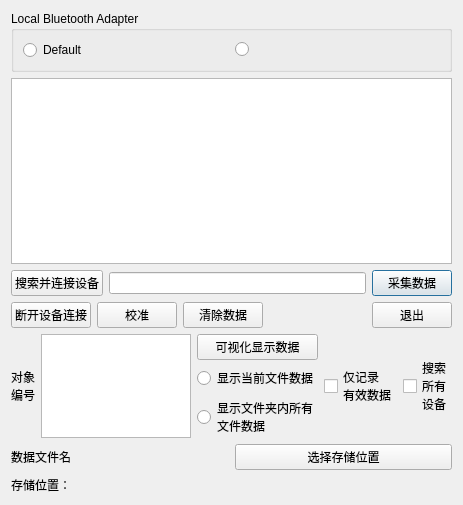
<?xml version="1.0" encoding="UTF-8"?>
<ui version="4.0">
 <class>Chat</class>
 <widget class="QDialog" name="Chat">
  <property name="geometry">
   <rect>
    <x>0</x>
    <y>0</y>
    <width>463</width>
    <height>505</height>
   </rect>
  </property>
  <property name="windowTitle">
   <string>Bluetooth Chat</string>
  </property>
  <layout class="QGridLayout" name="gridLayout">
   <item row="0" column="0">
    <layout class="QVBoxLayout" name="verticalLayout_4" stretch="15,3,1,1,1,1">
     <item>
      <layout class="QVBoxLayout" name="verticalLayout_2">
       <item>
        <widget class="QGroupBox" name="localAdapterBox">
         <property name="title">
          <string>Local Bluetooth Adapter</string>
         </property>
         <property name="checkable">
          <bool>false</bool>
         </property>
         <layout class="QVBoxLayout" name="verticalLayout">
          <item>
           <layout class="QHBoxLayout" name="horizontalLayout">
            <item>
             <widget class="QRadioButton" name="firstAdapter">
              <property name="text">
               <string>Default</string>
              </property>
             </widget>
            </item>
            <item>
             <widget class="QRadioButton" name="secondAdapter">
              <property name="text">
               <string/>
              </property>
             </widget>
            </item>
           </layout>
          </item>
         </layout>
        </widget>
       </item>
       <item>
        <widget class="QTextEdit" name="chat">
         <property name="focusPolicy">
          <enum>Qt::NoFocus</enum>
         </property>
         <property name="verticalScrollBarPolicy">
          <enum>Qt::ScrollBarAsNeeded</enum>
         </property>
        </widget>
       </item>
      </layout>
     </item>
     <item>
      <layout class="QHBoxLayout" name="horizontalLayout_4">
       <item>
        <widget class="QPushButton" name="connectButton">
         <property name="layoutDirection">
          <enum>Qt::LeftToRight</enum>
         </property>
         <property name="text">
          <string>搜索并连接设备</string>
         </property>
        </widget>
       </item>
       <item>
        <widget class="QLineEdit" name="sendText"/>
       </item>
       <item>
        <widget class="QPushButton" name="sendButton">
         <property name="text">
          <string>采集数据</string>
         </property>
         <property name="default">
          <bool>true</bool>
         </property>
        </widget>
       </item>
      </layout>
     </item>
     <item>
      <layout class="QHBoxLayout" name="horizontalLayout_5">
       <item>
        <widget class="QPushButton" name="disconnButton">
         <property name="layoutDirection">
          <enum>Qt::LeftToRight</enum>
         </property>
         <property name="text">
          <string>断开设备连接</string>
         </property>
        </widget>
       </item>
       <item>
        <widget class="QPushButton" name="calibrationButton">
         <property name="text">
          <string>校准</string>
         </property>
        </widget>
       </item>
       <item>
        <widget class="QPushButton" name="clearButton">
         <property name="text">
          <string>清除数据</string>
         </property>
        </widget>
       </item>
       <item>
        <spacer name="horizontalSpacer">
         <property name="orientation">
          <enum>Qt::Horizontal</enum>
         </property>
         <property name="sizeHint" stdset="0">
          <size>
           <width>40</width>
           <height>20</height>
          </size>
         </property>
        </spacer>
       </item>
       <item>
        <widget class="QPushButton" name="quitButton">
         <property name="text">
          <string>退出</string>
         </property>
        </widget>
       </item>
      </layout>
     </item>
     <item>
      <layout class="QHBoxLayout" name="horizontalLayout_8">
       <item>
        <layout class="QHBoxLayout" name="horizontalLayout_3">
         <item>
          <widget class="QLabel" name="number_label">
           <property name="text">
            <string>对象
编号</string>
           </property>
          </widget>
         </item>
         <item>
          <widget class="QPlainTextEdit" name="numberTextEdit"/>
         </item>
        </layout>
       </item>
       <item>
        <layout class="QVBoxLayout" name="verticalLayout_3">
         <item>
          <widget class="QPushButton" name="fileVisualButton">
           <property name="text">
            <string>可视化显示数据</string>
           </property>
          </widget>
         </item>
         <item>
          <widget class="QRadioButton" name="currFileradioButton">
           <property name="text">
            <string>显示当前文件数据</string>
           </property>
          </widget>
         </item>
         <item>
          <widget class="QRadioButton" name="currFolderradioButton">
           <property name="text">
            <string>显示文件夹内所有
文件数据</string>
           </property>
          </widget>
         </item>
        </layout>
       </item>
       <item>
        <layout class="QHBoxLayout" name="horizontalLayout_2">
         <item>
          <widget class="QCheckBox" name="onlyValidDatacheckBox">
           <property name="text">
            <string>仅记录
有效数据</string>
           </property>
          </widget>
         </item>
         <item>
          <widget class="QCheckBox" name="allDevcheckBox">
           <property name="text">
            <string>搜索
所有
设备</string>
           </property>
          </widget>
         </item>
        </layout>
       </item>
      </layout>
     </item>
     <item>
      <layout class="QHBoxLayout" name="horizontalLayout_7">
       <item>
        <widget class="QLabel" name="currFileNameLabel">
         <property name="text">
          <string>数据文件名</string>
         </property>
        </widget>
       </item>
       <item>
        <widget class="QPushButton" name="choosePathButton">
         <property name="text">
          <string>选择存储位置</string>
         </property>
        </widget>
       </item>
      </layout>
     </item>
     <item>
      <layout class="QHBoxLayout" name="horizontalLayout_6">
       <item>
        <widget class="QLabel" name="storePathLabel">
         <property name="text">
          <string>存储位置：</string>
         </property>
        </widget>
       </item>
       <item>
        <widget class="QLabel" name="storePathDisplay">
         <property name="sizePolicy">
          <sizepolicy hsizetype="Expanding" vsizetype="Preferred">
           <horstretch>0</horstretch>
           <verstretch>0</verstretch>
          </sizepolicy>
         </property>
         <property name="text">
          <string/>
         </property>
         <property name="alignment">
          <set>Qt::AlignLeading|Qt::AlignLeft|Qt::AlignTop</set>
         </property>
         <property name="wordWrap">
          <bool>true</bool>
         </property>
        </widget>
       </item>
      </layout>
     </item>
    </layout>
   </item>
  </layout>
 </widget>
 <resources/>
 <connections/>
</ui>
